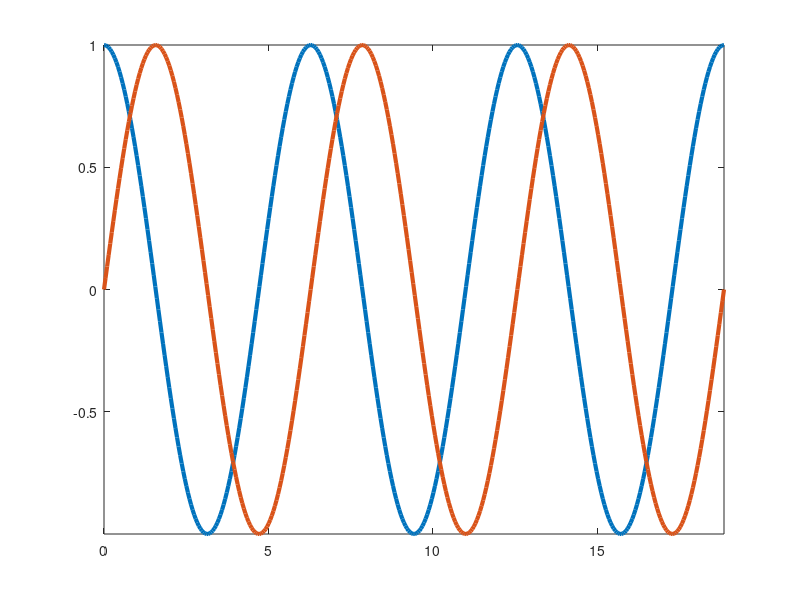

Source code (MATLAB): (Note: this script raises an error after producing the figure.)
individual = false;
% when individual is false, there will only be dots at the beginning and end of the initial / final span rather than in
% between (unless continuationDots is passed as true(3, 2) ).

clf;

t = linspace(0, 6*pi, 400)';
plot(t, [cos(t), sin(t)], '-', 'LineWidth', 3);
xlim([0 6*pi]);
ylim([-1 1]);
axis tight;

ax = gca;
ax.XTick = 0:pi/2:6*pi;
ax.YTick = -1:1/6:1;

continuationDots = [true, true];
spanPadding = [0.1 0.1];
aa = AutoAxis();

if individual
    aa.addLabeledSpan('x', span=[0*pi 2*pi], label="phase 1", labelColor='k', color=[0.8 0.2 0.2], ...
        continuationDots=continuationDots, spanPadding=spanPadding);
    aa.addLabeledSpan('x', span=[2*pi 4*pi], label="phase 2", labelColor='k', color=[0.2 0.8 0.2], ...
        continuationDots=continuationDots, spanPadding=spanPadding);
    aa.addLabeledSpan('x', span=[4*pi 6*pi], label="phase 3", labelColor='k', color=[0.2 0.2 0.8], ...
        continuationDots=continuationDots, spanPadding=spanPadding);
else
    aa.addLabeledSpan('x', span=[0*pi 2*pi; 2*pi 4*pi; 4*pi 6*pi]', label=["phase 1", "phase 2", "phase 3"], labelColor='k', color=[0.8 0.2 0.2; 0.2 0.8 0.2; 0.2 0.2 0.8], ...
        continuationDots=continuationDots, spanPadding=spanPadding);
end

if individual
    aa.addLabeledSpan('y', span=[-1 -1/3], label="low amp", labelColor='k', color=[1 0.64 0], ...
        rotation=90, continuationDots=continuationDots, spanPadding=spanPadding);
    aa.addLabeledSpan('y', span=[-1/3 1/3], label="mid amp", labelColor='k', color=[1 0.64 0.5], ...
        rotation=90, continuationDots=continuationDots, spanPadding=spanPadding);
    aa.addLabeledSpan('y', span=[1/3 1], label="high amp", labelColor='k', color=[1 0.64 1], ...
        rotation=90, continuationDots=continuationDots, spanPadding=spanPadding);
else
    aa.addLabeledSpan('y', span=[-1 -1/3; -1/3 1/3; 1/3 1]', label=["low amp", "mid amp", "high amp"], labelColor='k', color=[1 0.64 0; 1 0.64 0.5; 1 0.64 1], ...
        continuationDots=continuationDots, spanPadding=spanPadding);
end

grid on;

aa.update();